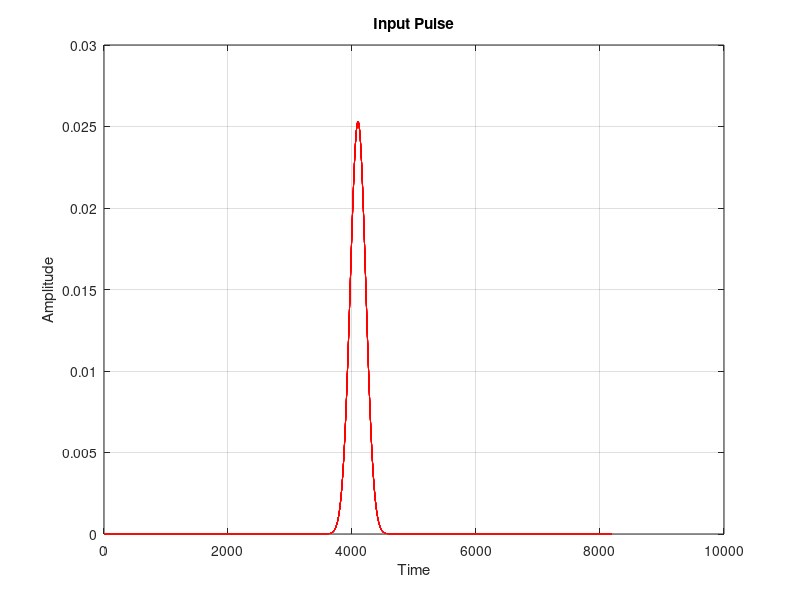
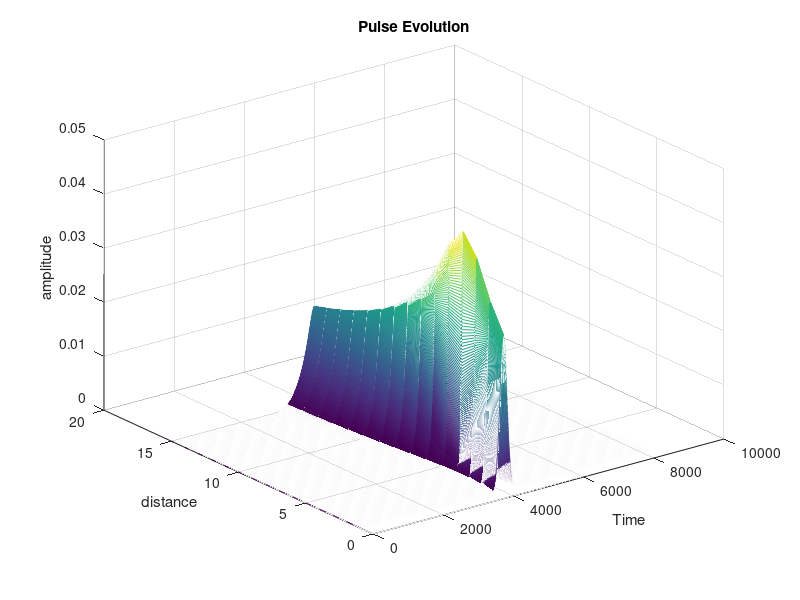
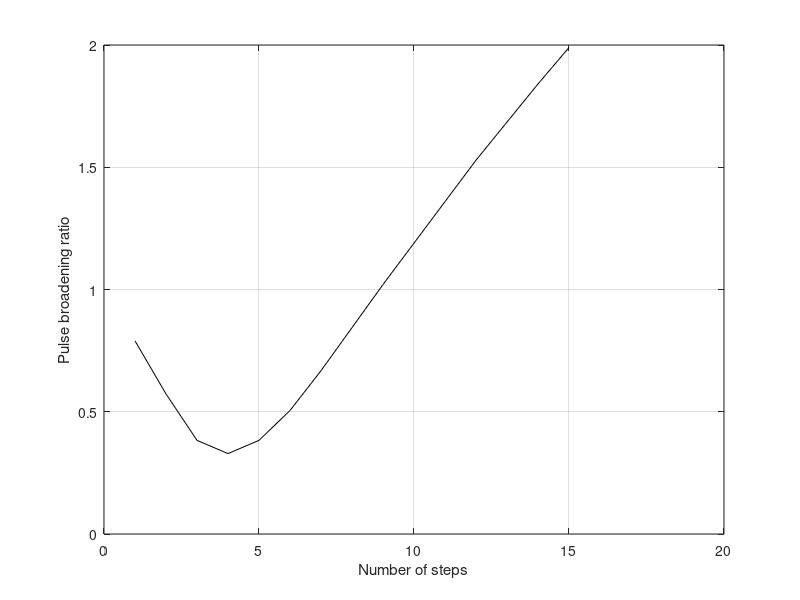
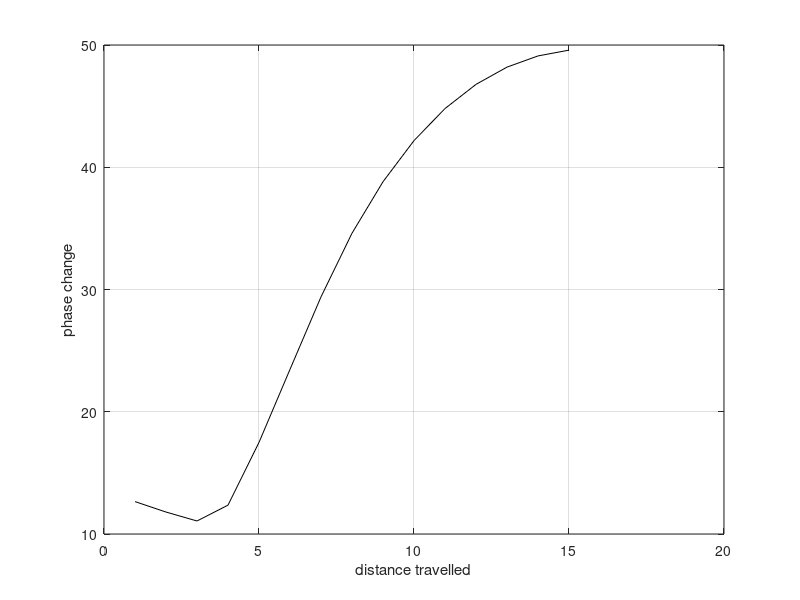

Write the MATLAB code that produced these figures, in order.
clc; clear all; close all; clf;
cputime=0;
tic;
ln=1;
i=sqrt(-1);
Po=.00064; %input pwr in watts
alpha=0; % Fiber loss value in dB/km
alph=alpha/(4.343); %Ref page#55 eqn 2.5.3 Fiber optic Comm by GP Agrawal
gamma=0.003; %fiber non linearity in /W/m
to=125e-12; %initial pulse width in second
C=-2; %Input chirp parameter for first calculation
b2=-20e-27; %2nd order disp. (s2/m)
Ld=(to^2)/(abs(b2)); %dispersion length in meter
pi=3.1415926535;
Ao=sqrt(Po); %Amplitude
%----------------------------------------------------------
tau =- 4096e-12:1e-12: 4095e-12;%  dt=t/to
 dt=1e-12;
 rel_error=1e-5;
 h=1000;% step size
for ii=0.1:0.1:1.5 %the various fiber lengths can be varied and this vector can be changed
z=ii*Ld;
    u=Ao*exp(-((1+i*(-C))/2)*(tau/to).^2);%page#47 G.P.AGrawal
    figure(1)
   plot(abs(u),'r');
   title('Input Pulse'); xlabel('Time'); ylabel('Amplitude');
grid on;
hold on;
l=max(size(u));  
%%%%%%%%%%%%%%%%%%%%%%%
fwhm1=find(abs(u)>abs(max(u)/2));
fwhm1=length(fwhm1);
dw=1/l/dt*2*pi;
w=(-1*l/2:1:l/2-1)*dw;
u=fftshift(u);
 w=fftshift(w);
spectrum=fft(fftshift(u)); %Pulse spectrum
for jj=h:h:z
spectrum=spectrum.*exp(-alph*(h/2)+i*b2/2*w.^2*(h/2)) ; 
f=ifft(spectrum);
f=f.*exp(i*gamma*((abs(f)).^2)*(h));
spectrum=fft(f);
spectrum=spectrum.*exp(-alph*(h/2)+i*b2/2*w.^2*(h/2)) ; 
end
f=ifft(spectrum);
op_pulse(ln,:)=abs(f);%saving output pulse at all intervals
fwhm=find(abs(f)>abs(max(f)/2));
fwhm=length(fwhm);
ratio=fwhm/fwhm1; %PBR at every value
pbratio(ln)=ratio;%saving PBR at every step size
dd=atand((abs(imag(f)))/(abs(real(f))));
phadisp(ln)=dd;%saving pulse phase
ln=ln+1;
end
toc;
cputime=toc;
figure(2);
mesh(op_pulse(1:1:ln-1,:));
title('Pulse Evolution');
xlabel('Time'); ylabel('distance'); zlabel('amplitude');
figure(3)
plot(pbratio(1:1:ln-1),'k');
xlabel('Number of steps');
ylabel('Pulse broadening ratio');
grid on;
hold on;
figure(5)
plot(phadisp(1:1:ln-1),'k');
xlabel('distance travelled');
ylabel('phase change');
grid on;
hold on;
disp('CPU time:'), disp(cputime);